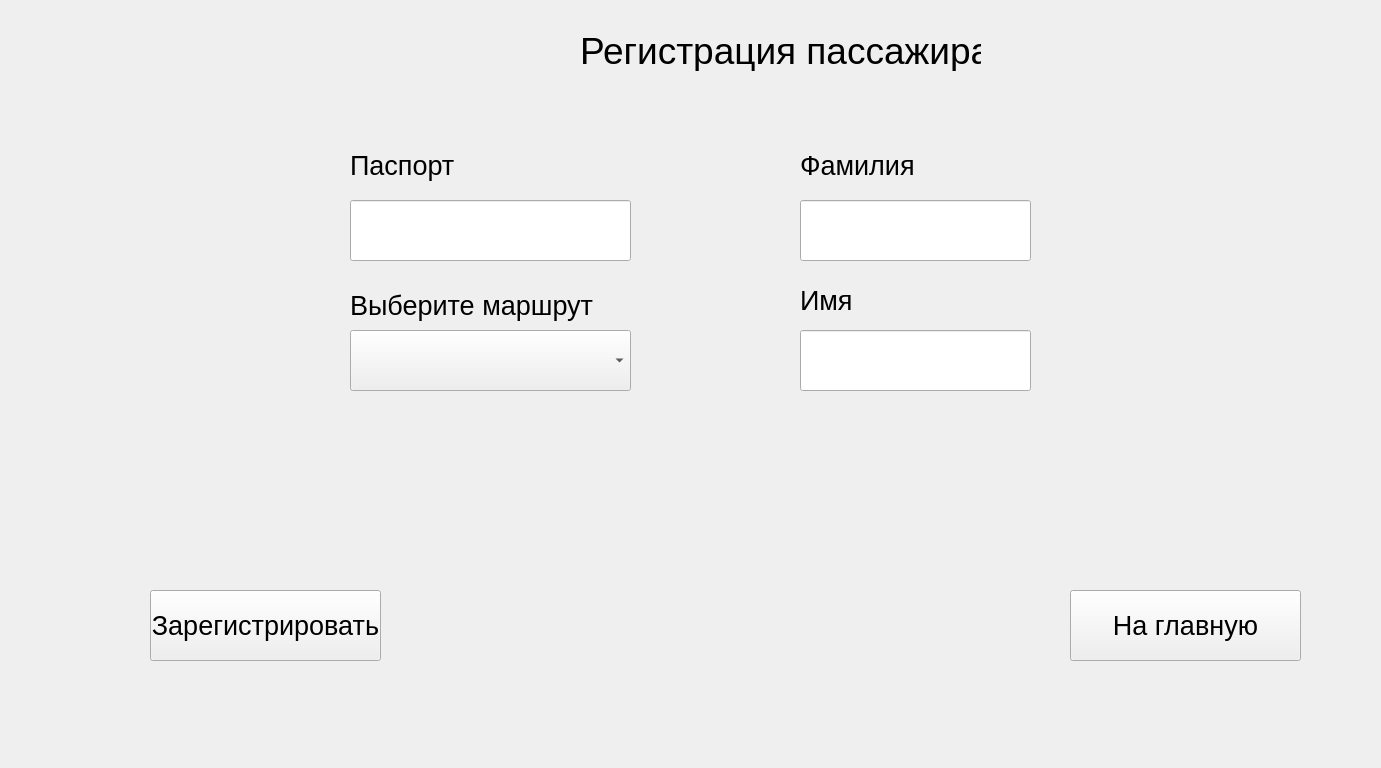
<?xml version="1.0" encoding="UTF-8"?>
<ui version="4.0">
 <class>AddPassengers</class>
 <widget class="QWidget" name="AddPassengers">
  <property name="geometry">
   <rect>
    <x>0</x>
    <y>0</y>
    <width>1381</width>
    <height>768</height>
   </rect>
  </property>
  <property name="windowTitle">
   <string>Регистрация пассажира</string>
  </property>
  <widget class="QLabel" name="label">
   <property name="geometry">
    <rect>
     <x>580</x>
     <y>30</y>
     <width>401</width>
     <height>41</height>
    </rect>
   </property>
   <property name="font">
    <font>
     <pointsize>28</pointsize>
     <weight>50</weight>
     <bold>false</bold>
    </font>
   </property>
   <property name="text">
    <string>Регистрация пассажира</string>
   </property>
  </widget>
  <widget class="QLabel" name="label_3">
   <property name="geometry">
    <rect>
     <x>800</x>
     <y>150</y>
     <width>121</width>
     <height>31</height>
    </rect>
   </property>
   <property name="font">
    <font>
     <pointsize>20</pointsize>
     <weight>50</weight>
     <bold>false</bold>
    </font>
   </property>
   <property name="text">
    <string>Фамилия</string>
   </property>
  </widget>
  <widget class="QLabel" name="label_4">
   <property name="geometry">
    <rect>
     <x>800</x>
     <y>290</y>
     <width>51</width>
     <height>21</height>
    </rect>
   </property>
   <property name="font">
    <font>
     <pointsize>20</pointsize>
     <weight>50</weight>
     <bold>false</bold>
    </font>
   </property>
   <property name="text">
    <string>Имя</string>
   </property>
  </widget>
  <widget class="QLabel" name="label_5">
   <property name="geometry">
    <rect>
     <x>350</x>
     <y>150</y>
     <width>121</width>
     <height>31</height>
    </rect>
   </property>
   <property name="font">
    <font>
     <pointsize>20</pointsize>
     <weight>50</weight>
     <bold>false</bold>
    </font>
   </property>
   <property name="text">
    <string>Паспорт</string>
   </property>
  </widget>
  <widget class="QPushButton" name="pushButton">
   <property name="geometry">
    <rect>
     <x>150</x>
     <y>590</y>
     <width>231</width>
     <height>71</height>
    </rect>
   </property>
   <property name="font">
    <font>
     <pointsize>20</pointsize>
    </font>
   </property>
   <property name="text">
    <string>Зарегистрировать</string>
   </property>
  </widget>
  <widget class="QLineEdit" name="lineEdit_2">
   <property name="geometry">
    <rect>
     <x>800</x>
     <y>200</y>
     <width>231</width>
     <height>61</height>
    </rect>
   </property>
   <property name="font">
    <font>
     <pointsize>14</pointsize>
    </font>
   </property>
  </widget>
  <widget class="QLineEdit" name="lineEdit_3">
   <property name="geometry">
    <rect>
     <x>800</x>
     <y>330</y>
     <width>231</width>
     <height>61</height>
    </rect>
   </property>
   <property name="font">
    <font>
     <pointsize>14</pointsize>
    </font>
   </property>
  </widget>
  <widget class="QLineEdit" name="lineEdit_4">
   <property name="geometry">
    <rect>
     <x>350</x>
     <y>200</y>
     <width>281</width>
     <height>61</height>
    </rect>
   </property>
   <property name="font">
    <font>
     <pointsize>14</pointsize>
    </font>
   </property>
  </widget>
  <widget class="QComboBox" name="comboBox">
   <property name="geometry">
    <rect>
     <x>350</x>
     <y>330</y>
     <width>281</width>
     <height>61</height>
    </rect>
   </property>
  </widget>
  <widget class="QLabel" name="label_6">
   <property name="geometry">
    <rect>
     <x>350</x>
     <y>290</y>
     <width>251</width>
     <height>31</height>
    </rect>
   </property>
   <property name="font">
    <font>
     <pointsize>20</pointsize>
     <weight>50</weight>
     <bold>false</bold>
    </font>
   </property>
   <property name="text">
    <string>Выберите маршрут</string>
   </property>
  </widget>
  <widget class="QPushButton" name="pushButton_2">
   <property name="geometry">
    <rect>
     <x>1070</x>
     <y>590</y>
     <width>231</width>
     <height>71</height>
    </rect>
   </property>
   <property name="font">
    <font>
     <pointsize>20</pointsize>
    </font>
   </property>
   <property name="text">
    <string>На главную</string>
   </property>
  </widget>
 </widget>
 <resources/>
 <connections/>
</ui>
